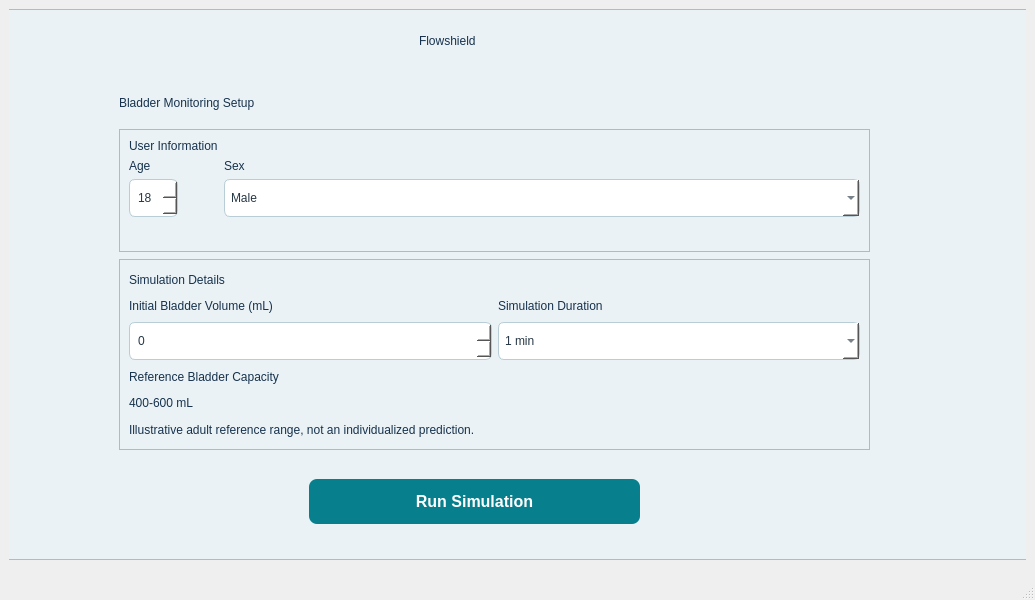
<?xml version="1.0" encoding="UTF-8"?>
<ui version="4.0">
 <class>MainWindow</class>
 <widget class="QMainWindow" name="MainWindow">
  <property name="geometry">
   <rect>
    <x>0</x>
    <y>0</y>
    <width>1035</width>
    <height>600</height>
   </rect>
  </property>
  <property name="windowTitle">
   <string>MainWindow</string>
  </property>
  <widget class="QWidget" name="centralwidget">
   <property name="styleSheet">
    <string notr="true"/>
   </property>
   <layout class="QVBoxLayout" name="verticalLayout_4">
    <item>
     <widget class="QStackedWidget" name="stackedWidget">
      <property name="styleSheet">
       <string notr="true">/* FlowShield background */
QMainWindow,
QWidget#centralwidget,
QWidget#pageConfiguration,
QWidget#pageResults {
    background-color: #EAF2F5;
}

/* Text and headings */
QLabel {
    color: #17324D;
}

/* Input fields */
QSpinBox, QComboBox {
    background-color: #FFFFFF;
    color: #263746;
    border: 1px solid #B8CDD5;
    border-radius: 6px;
    padding: 6px;
    min-height: 24px;
}

/* Highlight selected inputs */
QSpinBox:focus, QComboBox:focus {
    border: 2px solid #087F8C;
}

/* Run Simulation button */
QPushButton#btnRunSimulation {
    background-color: #087F8C;
    color: white;
    border: none;
    border-radius: 8px;
    font-size: 16px;
    font-weight: bold;
    padding: 12px;
}

/* Hover effect */
QPushButton#btnRunSimulation:hover {
    background-color: #066773;
}

/* Button pressed */
QPushButton#btnRunSimulation:pressed {
    background-color: #054F59;
}</string>
      </property>
      <property name="currentIndex">
       <number>0</number>
      </property>
      <widget class="QWidget" name="pageConfirmation">
       <property name="styleSheet">
        <string notr="true">QWidget#pageConfiguration {
    background-color: #EAF2F5;
}</string>
       </property>
       <widget class="QFrame" name="frame_3">
        <property name="geometry">
         <rect>
          <x>-20</x>
          <y>0</y>
          <width>1061</width>
          <height>551</height>
         </rect>
        </property>
        <property name="styleSheet">
         <string notr="true">QWidget#frame_3 {
    background-color: #EAF2F5;
}</string>
        </property>
        <property name="frameShape">
         <enum>QFrame::Shape::StyledPanel</enum>
        </property>
        <property name="frameShadow">
         <enum>QFrame::Shadow::Raised</enum>
        </property>
        <widget class="QLabel" name="label_5">
         <property name="geometry">
          <rect>
           <x>430</x>
           <y>10</y>
           <width>160</width>
           <height>43</height>
          </rect>
         </property>
         <property name="styleSheet">
          <string notr="true">font: 700 24pt &quot;Segoe UI&quot;;</string>
         </property>
         <property name="text">
          <string>Flowshield</string>
         </property>
        </widget>
        <widget class="QLabel" name="label_6">
         <property name="geometry">
          <rect>
           <x>130</x>
           <y>80</y>
           <width>258</width>
           <height>28</height>
          </rect>
         </property>
         <property name="styleSheet">
          <string notr="true">font: 700 16pt &quot;Segoe UI&quot;;</string>
         </property>
         <property name="text">
          <string>Bladder Monitoring Setup</string>
         </property>
        </widget>
        <widget class="QFrame" name="frame">
         <property name="geometry">
          <rect>
           <x>130</x>
           <y>120</y>
           <width>751</width>
           <height>123</height>
          </rect>
         </property>
         <property name="styleSheet">
          <string notr="true">Q_Frame{
    background-color: #FFFFFF;
    border: 1px solid #D5E3E8;
    border-radius: 10px;
}</string>
         </property>
         <property name="frameShape">
          <enum>QFrame::Shape::StyledPanel</enum>
         </property>
         <property name="frameShadow">
          <enum>QFrame::Shadow::Raised</enum>
         </property>
         <layout class="QFormLayout" name="formLayout">
          <item row="0" column="0">
           <widget class="QLabel" name="label_7">
            <property name="styleSheet">
             <string notr="true">font: 700 14pt &quot;Segoe UI&quot;;</string>
            </property>
            <property name="text">
             <string>User Information</string>
            </property>
           </widget>
          </item>
          <item row="1" column="0">
           <widget class="QLabel" name="label">
            <property name="styleSheet">
             <string notr="true">font: 12pt &quot;Segoe UI&quot;;</string>
            </property>
            <property name="text">
             <string>Age</string>
            </property>
           </widget>
          </item>
          <item row="1" column="1">
           <widget class="QLabel" name="label_2">
            <property name="styleSheet">
             <string notr="true">font: 12pt &quot;Segoe UI&quot;;</string>
            </property>
            <property name="text">
             <string>Sex</string>
            </property>
           </widget>
          </item>
          <item row="2" column="0">
           <widget class="QSpinBox" name="spinAge">
            <property name="minimum">
             <number>18</number>
            </property>
           </widget>
          </item>
          <item row="2" column="1">
           <widget class="QComboBox" name="comboSex">
            <item>
             <property name="text">
              <string>Male</string>
             </property>
            </item>
            <item>
             <property name="text">
              <string>Female</string>
             </property>
            </item>
           </widget>
          </item>
         </layout>
        </widget>
        <widget class="QFrame" name="frame_2">
         <property name="geometry">
          <rect>
           <x>130</x>
           <y>250</y>
           <width>751</width>
           <height>191</height>
          </rect>
         </property>
         <property name="styleSheet">
          <string notr="true">Qframe_2 {
    background-color: #FFFFFF;
    border: 1px solid #D5E3E8;
    border-radius: 10px;
}</string>
         </property>
         <property name="frameShape">
          <enum>QFrame::Shape::StyledPanel</enum>
         </property>
         <property name="frameShadow">
          <enum>QFrame::Shadow::Raised</enum>
         </property>
         <layout class="QGridLayout" name="gridLayout">
          <item row="1" column="1">
           <widget class="QLabel" name="label_4">
            <property name="styleSheet">
             <string notr="true">font: 12pt &quot;Segoe UI&quot;;</string>
            </property>
            <property name="text">
             <string>Simulation Duration</string>
            </property>
           </widget>
          </item>
          <item row="5" column="0">
           <widget class="QLabel" name="label_11">
            <property name="styleSheet">
             <string notr="true">font: 700 11pt &quot;Segoe UI&quot;;</string>
            </property>
            <property name="text">
             <string>400-600 mL</string>
            </property>
           </widget>
          </item>
          <item row="6" column="0" colspan="2">
           <widget class="QLabel" name="label_10">
            <property name="styleSheet">
             <string notr="true">font: 9pt &quot;Segoe UI&quot;;</string>
            </property>
            <property name="text">
             <string>Illustrative adult reference range, not an individualized prediction.</string>
            </property>
           </widget>
          </item>
          <item row="2" column="0">
           <widget class="QSpinBox" name="spinInitialVolume">
            <property name="maximum">
             <number>700</number>
            </property>
           </widget>
          </item>
          <item row="1" column="0">
           <widget class="QLabel" name="label_3">
            <property name="styleSheet">
             <string notr="true">font: 12pt &quot;Segoe UI&quot;;</string>
            </property>
            <property name="text">
             <string>Initial Bladder Volume (mL)</string>
            </property>
           </widget>
          </item>
          <item row="2" column="1">
           <widget class="QComboBox" name="comboDuration">
            <item>
             <property name="text">
              <string>1 min</string>
             </property>
            </item>
            <item>
             <property name="text">
              <string>5 min</string>
             </property>
            </item>
            <item>
             <property name="text">
              <string>10 min</string>
             </property>
            </item>
            <item>
             <property name="text">
              <string>30 min</string>
             </property>
            </item>
            <item>
             <property name="text">
              <string>1 hour</string>
             </property>
            </item>
            <item>
             <property name="text">
              <string>2 hours</string>
             </property>
            </item>
            <item>
             <property name="text">
              <string>5 hours</string>
             </property>
            </item>
            <item>
             <property name="text">
              <string>10 hours</string>
             </property>
            </item>
            <item>
             <property name="text">
              <string>24 hours</string>
             </property>
            </item>
           </widget>
          </item>
          <item row="0" column="0">
           <widget class="QLabel" name="label_9">
            <property name="styleSheet">
             <string notr="true">font: 700 14pt &quot;Segoe UI&quot;;</string>
            </property>
            <property name="text">
             <string>Simulation Details</string>
            </property>
           </widget>
          </item>
          <item row="3" column="0">
           <widget class="QLabel" name="label_8">
            <property name="styleSheet">
             <string notr="true">font: 12pt &quot;Segoe UI&quot;;</string>
            </property>
            <property name="text">
             <string>Reference Bladder Capacity</string>
            </property>
           </widget>
          </item>
         </layout>
        </widget>
        <widget class="QPushButton" name="btnRunSimulation">
         <property name="geometry">
          <rect>
           <x>320</x>
           <y>470</y>
           <width>331</width>
           <height>45</height>
          </rect>
         </property>
         <property name="sizePolicy">
          <sizepolicy hsizetype="Fixed" vsizetype="Fixed">
           <horstretch>0</horstretch>
           <verstretch>0</verstretch>
          </sizepolicy>
         </property>
         <property name="styleSheet">
          <string notr="true">QPushButton#btnRunSimulation {
    background-color: #087F8C;
    color: white;
    border-radius: 8px;
}</string>
         </property>
         <property name="text">
          <string>Run Simulation</string>
         </property>
        </widget>
       </widget>
      </widget>
      <widget class="QWidget" name="pageResults">
       <widget class="QLabel" name="label_13">
        <property name="geometry">
         <rect>
          <x>30</x>
          <y>70</y>
          <width>271</width>
          <height>31</height>
         </rect>
        </property>
        <property name="styleSheet">
         <string notr="true">font: 700 16pt &quot;Segoe UI&quot;;</string>
        </property>
        <property name="text">
         <string>Bladder Simulation Results</string>
        </property>
       </widget>
       <widget class="QFrame" name="frameSummary">
        <property name="geometry">
         <rect>
          <x>30</x>
          <y>110</y>
          <width>951</width>
          <height>91</height>
         </rect>
        </property>
        <property name="styleSheet">
         <string notr="true">/* Parent frame containing all three boxes */
QFrame#frameSummary {
    background-color: transparent;
    border: none;
}

/* Individual white summary boxes */
QFrame#frameInitialVolume,
QFrame#frameFinalVolume,
QFrame#frameAlertStatus {
    background-color: #FFFFFF;
    border: 1px solid #D5E3E8;
    border-radius: 10px;
}

/* Heading labels */
QLabel#lblInitialTitle,
QLabel#lblFinalTitle,
QLabel#lblAlertTitle {
    color: #526778;
    font-family: &quot;Segoe UI&quot;;
    font-size: 13px;
    font-weight: 500;
    background-color: transparent;
    border: none;
}

/* Value labels */
QLabel#lblInitialVolume,
QLabel#lblFinalVolume,
QLabel#lblAlertStatus {
    color: #087F8C;
    font-family: &quot;Segoe UI&quot;;
    font-size: 21px;
    font-weight: bold;
    background-color: transparent;
    border: none;
}</string>
        </property>
        <property name="frameShape">
         <enum>QFrame::Shape::StyledPanel</enum>
        </property>
        <property name="frameShadow">
         <enum>QFrame::Shadow::Raised</enum>
        </property>
        <layout class="QHBoxLayout" name="horizontalLayout">
         <item>
          <widget class="QFrame" name="frameInitialVolume">
           <property name="frameShape">
            <enum>QFrame::Shape::StyledPanel</enum>
           </property>
           <property name="frameShadow">
            <enum>QFrame::Shadow::Raised</enum>
           </property>
           <widget class="QLabel" name="lblInitialTitle">
            <property name="geometry">
             <rect>
              <x>20</x>
              <y>10</y>
              <width>101</width>
              <height>16</height>
             </rect>
            </property>
            <property name="styleSheet">
             <string notr="true">font: 12pt &quot;Segoe UI&quot;;</string>
            </property>
            <property name="text">
             <string>Initial Volume</string>
            </property>
           </widget>
           <widget class="QLabel" name="lblInitialVolume">
            <property name="geometry">
             <rect>
              <x>20</x>
              <y>40</y>
              <width>111</width>
              <height>21</height>
             </rect>
            </property>
            <property name="text">
             <string>299 mL</string>
            </property>
           </widget>
          </widget>
         </item>
         <item>
          <widget class="QFrame" name="frameFinalVolume">
           <property name="frameShape">
            <enum>QFrame::Shape::StyledPanel</enum>
           </property>
           <property name="frameShadow">
            <enum>QFrame::Shadow::Raised</enum>
           </property>
           <widget class="QLabel" name="lblFinalTitle">
            <property name="geometry">
             <rect>
              <x>10</x>
              <y>10</y>
              <width>101</width>
              <height>21</height>
             </rect>
            </property>
            <property name="styleSheet">
             <string notr="true">font: 12pt &quot;Segoe UI&quot;;</string>
            </property>
            <property name="text">
             <string>Final Volume</string>
            </property>
           </widget>
           <widget class="QLabel" name="lblFinalVolume">
            <property name="geometry">
             <rect>
              <x>20</x>
              <y>40</y>
              <width>121</width>
              <height>21</height>
             </rect>
            </property>
            <property name="text">
             <string>353 mL</string>
            </property>
           </widget>
          </widget>
         </item>
         <item>
          <widget class="QFrame" name="frameAlertStatus">
           <property name="frameShape">
            <enum>QFrame::Shape::StyledPanel</enum>
           </property>
           <property name="frameShadow">
            <enum>QFrame::Shadow::Raised</enum>
           </property>
           <widget class="QLabel" name="lblAlertTitle">
            <property name="geometry">
             <rect>
              <x>10</x>
              <y>10</y>
              <width>81</width>
              <height>21</height>
             </rect>
            </property>
            <property name="styleSheet">
             <string notr="true">font: 12pt &quot;Segoe UI&quot;;</string>
            </property>
            <property name="text">
             <string>Final Alert</string>
            </property>
           </widget>
           <widget class="QLabel" name="lblAlertStatus">
            <property name="geometry">
             <rect>
              <x>10</x>
              <y>30</y>
              <width>91</width>
              <height>31</height>
             </rect>
            </property>
            <property name="text">
             <string>Warning</string>
            </property>
           </widget>
          </widget>
         </item>
        </layout>
       </widget>
       <widget class="QFrame" name="frame_5">
        <property name="geometry">
         <rect>
          <x>700</x>
          <y>240</y>
          <width>301</width>
          <height>221</height>
         </rect>
        </property>
        <property name="styleSheet">
         <string notr="true">/* Heading labels */
QLabel#lblDuration,
QLabel#lblBladderState{
    color: #526778;
    font-family: &quot;Segoe UI&quot;;
    font-size: 13px;
    font-weight: 500;
    background-color: transparent;
    border: none;
}

/* Value labels */
QLabel#lbltime,
QLabel#label_18{
    color: #087F8C;
    font-family: &quot;Segoe UI&quot;;
    font-size: 21px;
    font-weight: bold;
    background-color: transparent;
    border: none;
}</string>
        </property>
        <property name="frameShape">
         <enum>QFrame::Shape::StyledPanel</enum>
        </property>
        <property name="frameShadow">
         <enum>QFrame::Shadow::Raised</enum>
        </property>
        <layout class="QGridLayout" name="gridLayout_2">
         <item row="0" column="0">
          <layout class="QVBoxLayout" name="verticalLayout_3">
           <item>
            <widget class="QLabel" name="lblDuration">
             <property name="text">
              <string>Duration:</string>
             </property>
            </widget>
           </item>
           <item>
            <widget class="QLabel" name="lbltime">
             <property name="text">
              <string>1 hour</string>
             </property>
            </widget>
           </item>
          </layout>
         </item>
         <item row="1" column="0">
          <layout class="QVBoxLayout" name="verticalLayout">
           <item>
            <widget class="QLabel" name="lblBladderState">
             <property name="text">
              <string>Current Bladder State:</string>
             </property>
            </widget>
           </item>
           <item>
            <widget class="QLabel" name="label_18">
             <property name="text">
              <string>Filling</string>
             </property>
            </widget>
           </item>
          </layout>
         </item>
        </layout>
       </widget>
       <widget class="QFrame" name="frame_4">
        <property name="geometry">
         <rect>
          <x>50</x>
          <y>200</y>
          <width>631</width>
          <height>261</height>
         </rect>
        </property>
        <property name="frameShape">
         <enum>QFrame::Shape::StyledPanel</enum>
        </property>
        <property name="frameShadow">
         <enum>QFrame::Shadow::Raised</enum>
        </property>
        <layout class="QVBoxLayout" name="verticalLayout_2">
         <item>
          <widget class="QWidget" name="graphContainer" native="true"/>
         </item>
        </layout>
       </widget>
       <widget class="QLabel" name="label_12">
        <property name="geometry">
         <rect>
          <x>400</x>
          <y>10</y>
          <width>160</width>
          <height>43</height>
         </rect>
        </property>
        <property name="styleSheet">
         <string notr="true">font: 700 24pt &quot;Segoe UI&quot;;</string>
        </property>
        <property name="text">
         <string>Flowshield</string>
        </property>
       </widget>
       <widget class="QFrame" name="frame_Navigation">
        <property name="geometry">
         <rect>
          <x>30</x>
          <y>470</y>
          <width>951</width>
          <height>61</height>
         </rect>
        </property>
        <property name="styleSheet">
         <string notr="true">/* Bottom navigation frame */
QFrame#frame_Navigation {
    background-color: #FFFFFF;
    border: 1px solid #D5E3E8;
    border-radius: 8px;
}

/* Back to Setup button */
QPushButton#btnBack {
    background-color: #FFFFFF;
    color: #087F8C;
    border: 1px solid #087F8C;
    border-radius: 7px;
    font-size: 13px;
    font-weight: bold;
    padding: 10px;
}

/* Back button hover */
QPushButton#btnBack:hover {
    background-color: #DDEEF0;
}

/* Run Again button */
QPushButton#btnRun {
    background-color: #087F8C;
    color: #FFFFFF;
    border: none;
    border-radius: 7px;
    font-size: 13px;
    font-weight: bold;
    padding: 10px;
}

/* Run Again hover */
QPushButton#btnRun:hover {
    background-color: #066773;
}</string>
        </property>
        <property name="frameShape">
         <enum>QFrame::Shape::StyledPanel</enum>
        </property>
        <property name="frameShadow">
         <enum>QFrame::Shadow::Raised</enum>
        </property>
        <layout class="QHBoxLayout" name="horizontalLayout_4">
         <item>
          <widget class="QPushButton" name="btnBack">
           <property name="text">
            <string>Back to Setup</string>
           </property>
          </widget>
         </item>
         <item>
          <widget class="QPushButton" name="btnRun">
           <property name="text">
            <string>Run Again</string>
           </property>
          </widget>
         </item>
        </layout>
       </widget>
       <widget class="QLabel" name="label_14">
        <property name="geometry">
         <rect>
          <x>710</x>
          <y>200</y>
          <width>271</width>
          <height>31</height>
         </rect>
        </property>
        <property name="styleSheet">
         <string notr="true">font: 700 16pt &quot;Segoe UI&quot;;</string>
        </property>
        <property name="text">
         <string>Simulation Summary</string>
        </property>
       </widget>
      </widget>
     </widget>
    </item>
   </layout>
  </widget>
  <widget class="QMenuBar" name="menubar">
   <property name="geometry">
    <rect>
     <x>0</x>
     <y>0</y>
     <width>1035</width>
     <height>33</height>
    </rect>
   </property>
  </widget>
  <widget class="QStatusBar" name="statusbar"/>
 </widget>
 <resources/>
 <connections/>
</ui>
